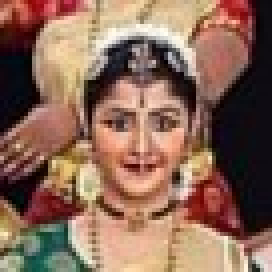
#> input picture IPCV_CP_Images/1 (1).jpg, 68 x 68 px, found by its file name (shown 4 times larger); its folder holds 4 pictures in this run
$ python resize.py
#> lines starting #> are read from the running program, lines starting #| are printed output that depends on the picture
import cv2
import numpy as np
import os

# Create a directory to save the resized and cropped images
output_dir = r'C:\Users\SANDESH\Desktop\ipcv_cp\resized'  # Use raw string or double backslashes
os.makedirs(output_dir, exist_ok=True)

# Function to resize and crop images
def resize_and_crop(image, target_size=(224, 224)):
    h, w = image.shape[:2]
    # Resize while maintaining aspect ratio
    if h > w:
        new_height = target_size[0]
        new_width = int(w * (target_size[0] / h))
    else:
        new_width = target_size[1]
        new_height = int(h * (target_size[1] / w))

    resized_image = cv2.resize(image, (new_width, new_height), interpolation=cv2.INTER_AREA)

    # Crop the center of the image
    start_x = (resized_image.shape[1] - target_size[1]) // 2
    start_y = (resized_image.shape[0] - target_size[0]) // 2

    cropped_image = resized_image[start_y:start_y + target_size[0], start_x:start_x + target_size[1]]
    return cropped_image

# Load and process the dataset
data_dir = r'C:\Users\SANDESH\Desktop\ipcv_cp\IPCV_CP_Images'  # Use raw string or double backslashes

# Iterate through each image file in the directory
for img_file in os.listdir(data_dir):
    img_path = os.path.join(data_dir, img_file)
    image = cv2.imread(img_path)
#> image is the input picture: shape (68, 68, 3); mean B, G, R 87.4, 104.3, 138.9

    if image is not None:
        # Resize and crop the image
        processed_image = resize_and_crop(image, target_size=(224, 224))
#> in resize_and_crop, `resized_image = cv2.resize(image, (new_width, new_height), interpolati..`:
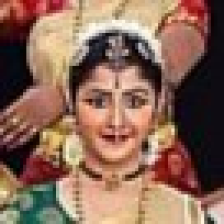
#> resized_image: shape (224, 224, 3); mean B, G, R 87.3, 104.2, 138.9

        # Save the processed image
        output_image_path = os.path.join(output_dir, img_file)
        cv2.imwrite(output_image_path, processed_image)
#> pass 2 of the loop `for img_file in os.listdir(data_dir):`:
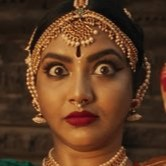
#> input picture IPCV_CP_Images/1.jpg, 166 x 166 px, found by its file name
#> image is the input picture: shape (166, 166, 3); mean B, G, R 35, 58.3, 92.3
#> in resize_and_crop (call 2), `resized_image = cv2.resize(image, (new_width, new_height), interpolati..`:
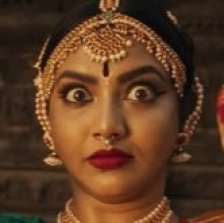
#> resized_image: shape (223, 224, 3); mean B, G, R 34.9, 58.2, 92.2
#> cropped_image = 224 rows, first 8: [41, 57, 16], [40, 56, 15], [40, 56, 15], [40, 56, 15], [44, 60, 19], [46, 62, 21], [48, 64, 23], [47, 63, 22]
#> processed_image has the same summary as cropped_image in resize_and_crop
#> pass 3 of the loop `for img_file in os.listdir(data_dir):`:
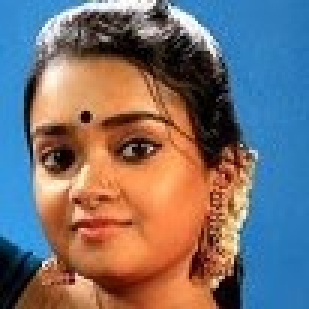
#> input picture IPCV_CP_Images/10.jpg, 103 x 103 px, found by its file name (shown 3 times larger)
#> image is the input picture: shape (103, 103, 3); mean B, G, R 112.9, 112, 120.6
#> in resize_and_crop (call 3), `resized_image = cv2.resize(image, (new_width, new_height), interpolati..`:
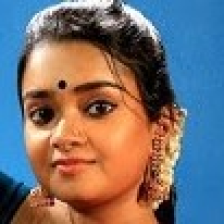
#> resized_image: shape (224, 224, 3); mean B, G, R 112.9, 111.9, 120.6
#> the loop made 4 passes; the first 3 are shown

print("Resizing and cropping completed. Processed images are saved in:", output_dir)
